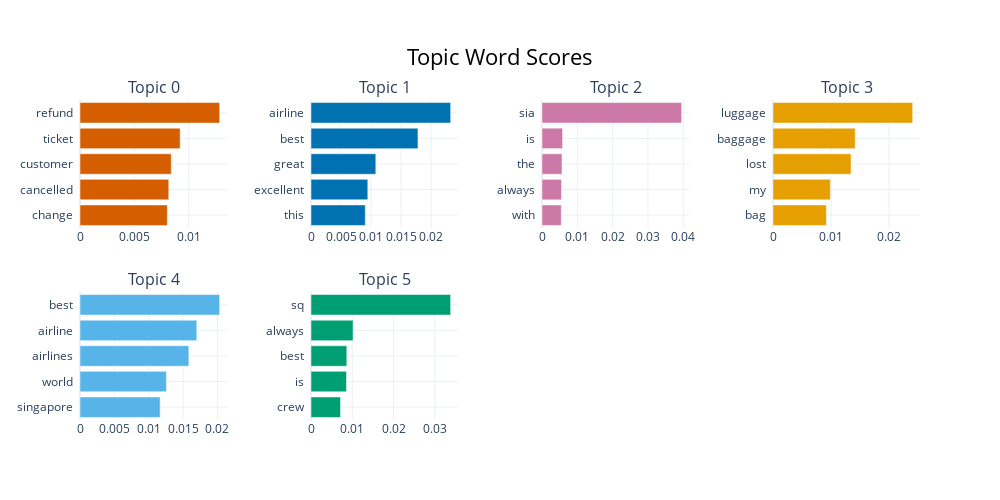

Source (notebook cell):
### Code cell
model.visualize_barchart(top_n_topics=6)

### Figure 1 — Plotly figure (JSON) as saved in the notebook; plotly's stock layout.template omitted (floating-point values rounded to 4 significant figures)
{"data": [{"marker": {"color": "#D55E00"}, "orientation": "h", "type": "bar", "x": [0.008027, 0.008158, 0.008389, 0.009203, 0.01284], "xaxis": "x", "y": ["change  ", "cancelled  ", "customer  ", "ticket  ", "refund  "], "yaxis": "y"}, {"marker": {"color": "#0072B2"}, "orientation": "h", "type": "bar", "x": [0.009043, 0.009462, 0.01079, 0.01782, 0.02326], "xaxis": "x2", "y": ["this  ", "excellent  ", "great  ", "best  ", "airline  "], "yaxis": "y2"}, {"marker": {"color": "#CC79A7"}, "orientation": "h", "type": "bar", "x": [0.005453, 0.005509, 0.00566, 0.005831, 0.03953], "xaxis": "x3", "y": ["with  ", "always  ", "the  ", "is  ", "sia  "], "yaxis": "y3"}, {"marker": {"color": "#E69F00"}, "orientation": "h", "type": "bar", "x": [0.0092, 0.009892, 0.01345, 0.01417, 0.02407], "xaxis": "x4", "y": ["bag  ", "my  ", "lost  ", "baggage  ", "luggage  "], "yaxis": "y4"}, {"marker": {"color": "#56B4E9"}, "orientation": "h", "type": "bar", "x": [0.01167, 0.01258, 0.01584, 0.017, 0.02032], "xaxis": "x5", "y": ["singapore  ", "world  ", "airlines  ", "airline  ", "best  "], "yaxis": "y5"}, {"marker": {"color": "#009E73"}, "orientation": "h", "type": "bar", "x": [0.007149, 0.008596, 0.00868, 0.0102, 0.03385], "xaxis": "x6", "y": ["crew  ", "is  ", "best  ", "always  ", "sq  "], "yaxis": "y6"}], "layout": {"annotations": [{"font": {"size": 16}, "showarrow": false, "text": "Topic 0", "x": 0.0875, "xanchor": "center", "xref": "paper", "y": 1, "yanchor": "bottom", "yref": "paper"}, {"font": {"size": 16}, "showarrow": false, "text": "Topic 1", "x": 0.3625, "xanchor": "center", "xref": "paper", "y": 1, "yanchor": "bottom", "yref": "paper"}, {"font": {"size": 16}, "showarrow": false, "text": "Topic 2", "x": 0.6375, "xanchor": "center", "xref": "paper", "y": 1, "yanchor": "bottom", "yref": "paper"}, {"font": {"size": 16}, "showarrow": false, "text": "Topic 3", "x": 0.9125, "xanchor": "center", "xref": "paper", "y": 1, "yanchor": "bottom", "yref": "paper"}, {"font": {"size": 16}, "showarrow": false, "text": "Topic 4", "x": 0.0875, "xanchor": "center", "xref": "paper", "y": 0.4, "yanchor": "bottom", "yref": "paper"}, {"font": {"size": 16}, "showarrow": false, "text": "Topic 5", "x": 0.3625, "xanchor": "center", "xref": "paper", "y": 0.4, "yanchor": "bottom", "yref": "paper"}], "height": 500, "hoverlabel": {"bgcolor": "white", "font": {"family": "Rockwell", "size": 16}}, "showlegend": false, "title": {"font": {"color": "Black", "size": 22}, "text": "Topic Word Scores", "x": 0.5, "xanchor": "center", "yanchor": "top"}, "width": 1000, "xaxis": {"anchor": "y", "domain": [0, 0.175], "showgrid": true}, "xaxis2": {"anchor": "y2", "domain": [0.275, 0.45], "showgrid": true}, "xaxis3": {"anchor": "y3", "domain": [0.55, 0.725], "showgrid": true}, "xaxis4": {"anchor": "y4", "domain": [0.825, 1], "showgrid": true}, "xaxis5": {"anchor": "y5", "domain": [0, 0.175], "showgrid": true}, "xaxis6": {"anchor": "y6", "domain": [0.275, 0.45], "showgrid": true}, "xaxis7": {"anchor": "y7", "domain": [0.55, 0.725], "showgrid": true}, "xaxis8": {"anchor": "y8", "domain": [0.825, 1], "showgrid": true}, "yaxis": {"anchor": "x", "domain": [0.6, 1], "showgrid": true}, "yaxis2": {"anchor": "x2", "domain": [0.6, 1], "showgrid": true}, "yaxis3": {"anchor": "x3", "domain": [0.6, 1], "showgrid": true}, "yaxis4": {"anchor": "x4", "domain": [0.6, 1], "showgrid": true}, "yaxis5": {"anchor": "x5", "domain": [0, 0.4], "showgrid": true}, "yaxis6": {"anchor": "x6", "domain": [0, 0.4], "showgrid": true}, "yaxis7": {"anchor": "x7", "domain": [0, 0.4], "showgrid": true}, "yaxis8": {"anchor": "x8", "domain": [0, 0.4], "showgrid": true}}}
